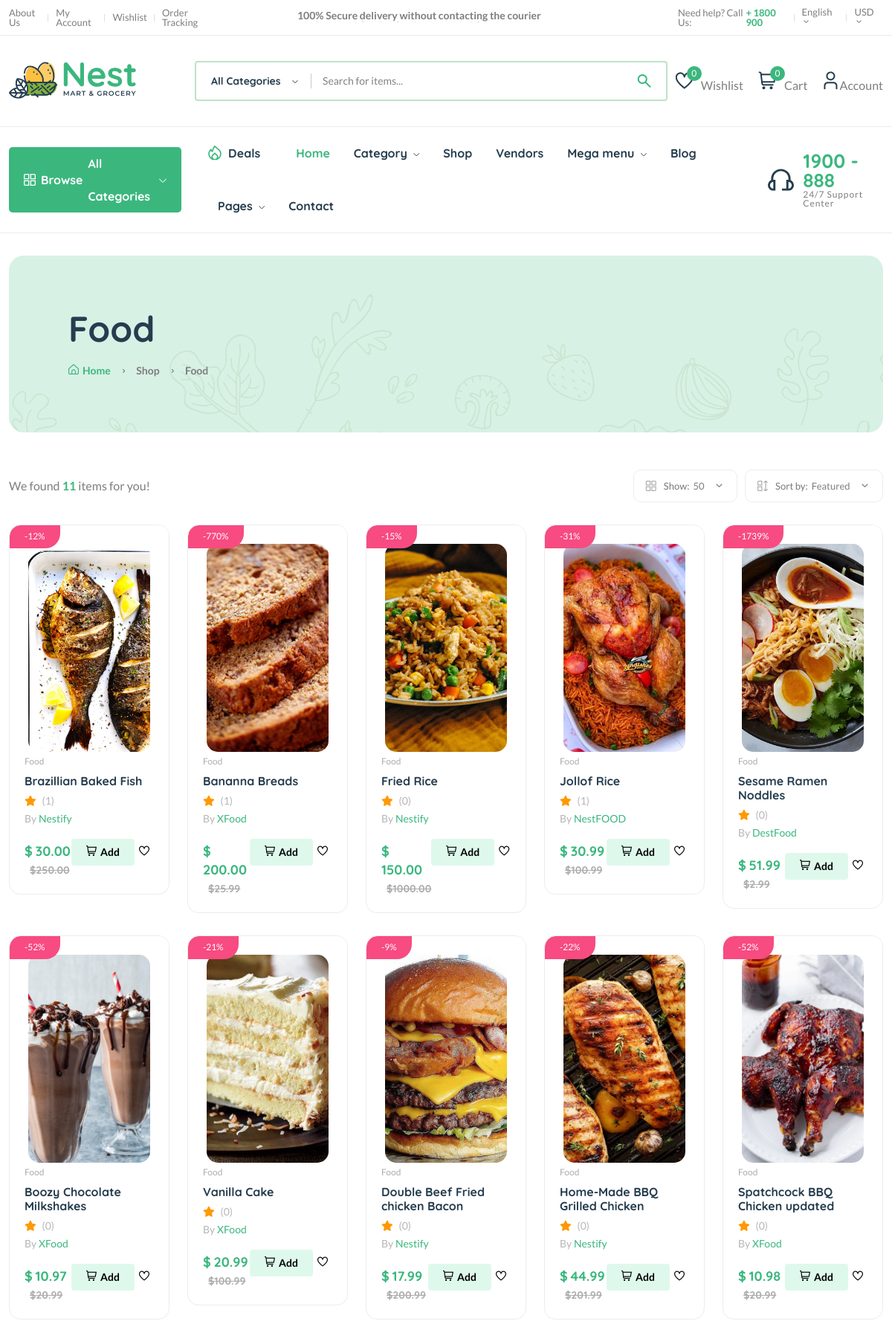
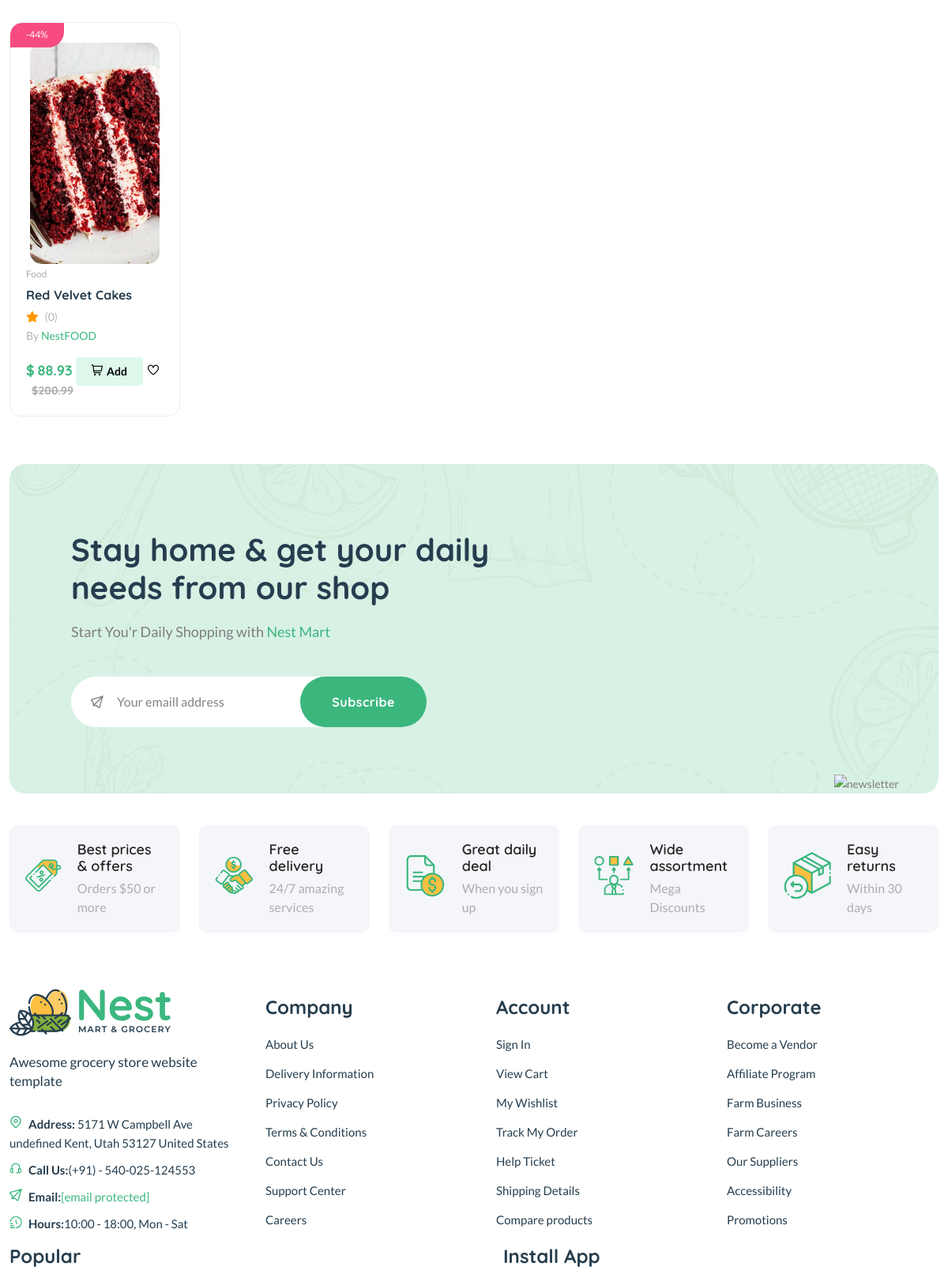
/category/catgcgc54d2ad/ (upper part), run on the app's committed database (2 pictures, top to bottom).
### core/models.py (models this page shows, shortened)
class Category(models.Model):
    cid = ShortUUIDField(unique=True, length=10, max_length=20,
                         prefix="cat", alphabet="abcdefgh12345")
    title = models.CharField(max_length=100, default="Food")
    image = models.ImageField(upload_to="category", default="category.jpg")
    class Meta:
        verbose_name_plural = "Categories"

class Product(models.Model):
    pid = ShortUUIDField(unique=True, length=10,
                         max_length=20, alphabet="abcdefgh12345")
    user = models.ForeignKey(User, on_delete=models.SET_NULL, null=True)
    category = models.ForeignKey(
        Category, on_delete=models.SET_NULL, null=True, related_name="category")
    vendor = models.ForeignKey(
        Vendor, on_delete=models.SET_NULL, null=True, related_name="product")
    title = models.CharField(max_length=100, default="Fresh Pear")
    image = models.ImageField(
        upload_to=user_directory_path, default="product.jpg")
    description = CKEditor5Field(config_name='extends', null=True, blank=True)
    price = models.DecimalField(
        max_digits=99999999999999, decimal_places=2, default="1.99")
    old_price = models.DecimalField(
        max_digits=99999999999999, decimal_places=2, default="2.99")
    specifications = CKEditor5Field(config_name='extends', null=True, blank=True)
    type = models.CharField(
        max_length=100, default="Organic", null=True, blank=True)
    stock_count = models.CharField(
        max_length=100, default="10", null=True, blank=True)
    life = models.CharField(
        max_length=100, default="100 Days", null=True, blank=True)
    mfd = models.DateTimeField(auto_now_add=False, null=True, blank=True)
    tags = TaggableManager(blank=True)
    product_status = models.CharField(
        choices=STATUS, max_length=10, default="in_review")
    status = models.BooleanField(default=True)
    in_stock = models.BooleanField(default=True)
    featured = models.BooleanField(default=False)
    digital = models.BooleanField(default=False)
    sku = ShortUUIDField(unique=True, length=4, max_length=10,
                         prefix="sku", alphabet="1234567890")
    date = models.DateTimeField(auto_now_add=True)
    updated = models.DateTimeField(null=True, blank=True)
    class Meta:
        verbose_name_plural = "Products"
    def get_precentage(self):
        new_price = (self.price / self.old_price) * 100
        return new_price

class Vendor(models.Model):
    vid = ShortUUIDField(unique=True, length=10, max_length=20,
                         prefix="ven", alphabet="abcdefgh12345")
    title = models.CharField(max_length=100, default="Nestify")
    image = models.ImageField(
        upload_to=user_directory_path, default="vendor.jpg")
    cover_image = models.ImageField(
        upload_to=user_directory_path, default="vendor.jpg")
    description = CKEditor5Field(config_name='extends', null=True, blank=True)
    address = models.CharField(max_length=100, default="123 Main Street.")
    contact = models.CharField(max_length=100, default="+123 (456) 789")
    chat_resp_time = models.CharField(max_length=100, default="100")
    shipping_on_time = models.CharField(max_length=100, default="100")
    authentic_rating = models.CharField(max_length=100, default="100")
    days_return = models.CharField(max_length=100, default="100")
    warranty_period = models.CharField(max_length=100, default="100")
    user = models.ForeignKey(User, on_delete=models.SET_NULL, null=True)
    date = models.DateTimeField(auto_now_add=True, null=True, blank=True)
    class Meta:
        verbose_name_plural = "Vendors"

### core/views.py (the view)
# urls.py: path("category/<cid>/", category_product_list__view, name="category-product-list"),
def category_product_list__view(request, cid):
    category = Category.objects.get(cid=cid) # food, Cosmetics
    products = Product.objects.filter(product_status="published", category=category)
    context = {
        "category":category,
        "products":products,
    }
    return render(request, "core/category-product-list.html", context)

### core/context_processor.py (called while the page is built)
def default(request):
    categories = Category.objects.all()
    vendors = Vendor.objects.all()
    min_max_price = Product.objects.aggregate(Min("price"), Max("price"))
    if request.user.is_authenticated:
        try:
            wishlist = wishlist_model.objects.filter(user=request.user)
        except:
            messages.warning(request, "You need to login before accessing your wishlist.")
            wishlist = 0
    else:
        wishlist = 0
    try:
        address = Address.objects.get(user=request.user)
    except:
        address = None
    return {
        'categories':categories,
        'wishlist':wishlist,
        'address':address,
        'vendors':vendors,
        'min_max_price':min_max_price,
    }

### templates/core/category-product-list.html (shortened to what this page needs)
{% extends 'partials/base.html' %}
{% load static %}
{% block content %}
    <main class="main">
        <div class="page-header mt-30 mb-50">
            <div class="container">
                <div class="archive-header">
                    <div class="row align-items-center">
                        <div class="col-xl-3">
                            <h1 class="mb-15">{{category.title}}</h1>
                            <div class="breadcrumb">
                                <a href="index.html" rel="nofollow"><i class="fi-rs-home mr-5"></i>Home</a>
                                <span></span> Shop <span></span> {{category.title}}
                            </div>
                        </div>
                    </div>
                </div>
            </div>
        </div>
        <div class="container mb-30">
            <div class="row">
                <div class="col-12">
                    <div class="shop-product-fillter">
                        <div class="totall-product">
                            <p>We found <strong class="text-brand">{{products.count}}</strong> item{{products.count|pluralize}} for you!</p>
                        </div>
                        <div class="sort-by-product-area">
                            <div class="sort-by-cover mr-10">
                                <div class="sort-by-product-wrap">
                                    <div class="sort-by">
                                        <span><i class="fi-rs-apps"></i>Show:</span>
                                    </div>
                                    <div class="sort-by-dropdown-wrap">
                                        <span> 50 <i class="fi-rs-angle-small-down"></i></span>
                                    </div>
                                </div>
                            </div>
                            <div class="sort-by-cover">
                                <div class="sort-by-product-wrap">
                                    <div class="sort-by">
                                        <span><i class="fi-rs-apps-sort"></i>Sort by:</span>
                                    </div>
                                    <div class="sort-by-dropdown-wrap">
                                        <span> Featured <i class="fi-rs-angle-small-down"></i></span>
                                    </div>
                                </div>
                            </div>
                        </div>
                    </div>
                    <div class="row product-grid">
                        {% for p in products %}
                        <div class="col-lg-1-5 col-md-4 col-12 col-sm-6">
                            <div class="product-cart-wrap mb-30">
                                <div class="product-img-action-wrap">
                                    <div class="product-img product-img-zoom">
                                        <a href="{% url 'core:product-detail' p.pid %}">
                                            <img class="default-img" src="{{ p.image.url }}" alt="" style="height: 280px; width: 280px; object-fit: cover;"   />
                                        </a>
                                    </div>
                                    <div class="product-badges product-badges-position product-badges-mrg">
                                        <span class="hot">-{{p.get_precentage|floatformat:0}}%</span>
                                    </div>
                                </div>
                                <div class="product-content-wrap">
                                    <div class="product-category">
                                        <a href="{% url 'core:product-detail' p.pid %}">{{ p.category.title }}</a>
                                    </div>
                                    <h2><a href="shop-product-right.html">{{ p.title }}</a></h2>
                                    <div class="product-rate-cover">
                                        <i class="fas fa-star text-warning"></i>
                                        <span class="font-small ml-5 text-muted"> ({{ p.reviews.all.count }})</span>
                                    </div>
                                    <div>
                                        <span class="font-small text-muted">By <a href="{% url 'core:vendor-detail' p.vendor.vid %}">{{p.vendor.title}}</a></span>
                                    </div>
                                    <div class="product-card-bottom">
                                        <div class="product-price">
                                            <span>$</span> <span class="current-product-price-{{ p.id }}">{{p.price}}</span>
                                            <span class="old-price">${{p.old_price}}</span>
                                        </div>
                                        <div class="add-cart">
                                            <div class="d-flex">
                                                <button class="add add-to-cart-btn" data-index="{{ p.id }}" style="border: none;" id="add-to-cart-btn"><i class="fi-rs-shopping-cart mr-5"></i>Add</button>
                                                <button style="border: none; background: none;" class="add-to-wishlist" data-product-item="{{p.id}}"><i class="fi-rs-heart" style="fill: aqua;"></i></button>
                                            </div>
                                        </div>
                                    </div>
                                </div>
                            </div>
                        </div>
                        {% endfor %}
                    </div>
                </div>
            </div>
        </div>
    </main>
{% endblock content %}

### data on the page
Category: title "Food"
Product: image (picture), get_precentage "12", category "Food", title "Brazillian Baked Fish", reviews.all.count "1", vendor "Nestify", price "30.00", old_price "250.00"
Product: image (picture), get_precentage "770", category "Food", title "Bananna Breads", reviews.all.count "1", vendor "XFood", price "200.00", old_price "25.99"
Product: image (picture), get_precentage "15", category "Food", title "Fried Rice", reviews.all.count "0", vendor "Nestify", price "150.00", old_price "1000.00"
Product: image (picture), get_precentage "31", category "Food", title "Jollof Rice", reviews.all.count "1", vendor "NestFOOD", price "30.99", old_price "100.99"
Product: image (picture), get_precentage "1739", category "Food", title "Sesame Ramen Noddles", reviews.all.count "0", vendor "DestFood", price "51.99", old_price "2.99"
Product: image (picture), get_precentage "52", category "Food", title "Boozy Chocolate Milkshakes", reviews.all.count "0", vendor "XFood", price "10.97", old_price "20.99"
Product: image (picture), get_precentage "21", category "Food", title "Vanilla Cake", reviews.all.count "0", vendor "XFood", price "20.99", old_price "100.99"
Product: image (picture), get_precentage "9", category "Food", title "Double Beef Fried chicken Bacon", reviews.all.count "0", vendor "Nestify", price "17.99", old_price "200.99"
Product: image (picture), get_precentage "22", category "Food", title "Home-Made BBQ Grilled Chicken", reviews.all.count "0", vendor "Nestify", price "44.99", old_price "201.99"
Product: image (picture), get_precentage "52", category "Food", title "Spatchcock BBQ Chicken updated", reviews.all.count "0", vendor "XFood", price "10.98", old_price "20.99"
Product: image (picture), get_precentage "44", category "Food", title "Red Velvet Cakes", reviews.all.count "0", vendor "NestFOOD", price "88.93", old_price "200.99"

### other printed values
{{ request.session.cart_data_obj|length }} "0"
{{ products.count }} "11"
